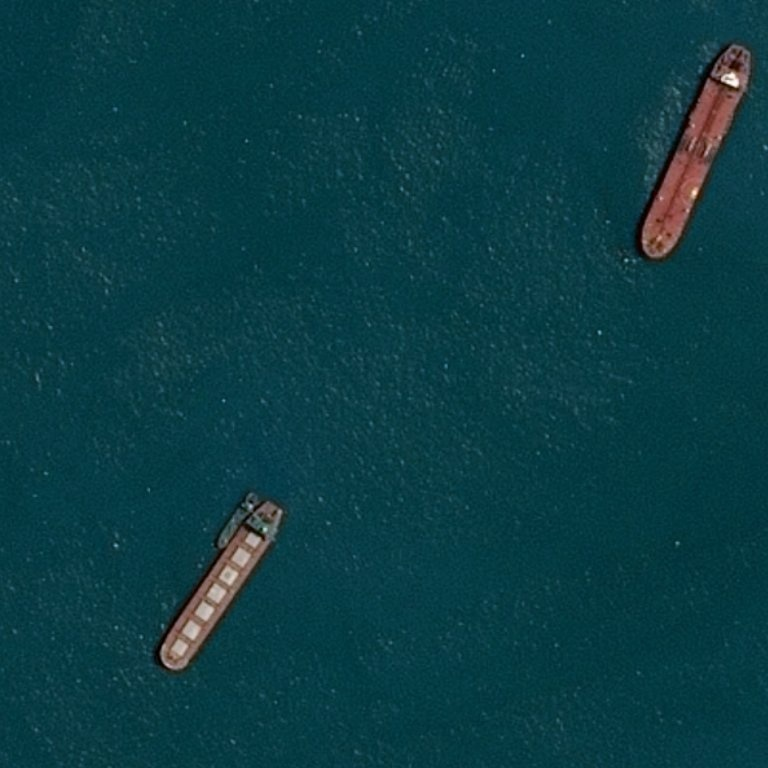
#> input picture 34b2f95c3.jpg, 768 x 768 px
$ jupyter execute --allow-errors 'Wits Integrated Experience 2019 (Computer Science).ipynb'   (shell and % lines are left out)   (older library calls are emulated)
#> lines starting #> are read from the running program, lines starting #| are printed output that depends on the picture
[cell 1]
# %matplotlib notebook

from IPython.display import HTML

HTML('''
<style>
.output_wrapper button.btn.btn-default,
.output_wrapper .ui-dialog-titlebar {
  display: none;
}
</style>
''')
import warnings; warnings.simplefilter('ignore')

# Introduction

In this activity, we'll be using satellite imagery to automatically detect objects in the ocean.

In order to do this, we need to develop a system that will detect water in an image.

# Colour Selection

Our satellite images are colour images. All colour images consist of three components: red, green and blue. The first step is to select which colours (or ratio of colours) we want to work with.

Click on the buttons below to select which colours you want. The image on the left is the original image, while the one on the right is the colour component you selected (note that the individual colour components render in greyscale!)

Think about the three colours and how they relate to land and water. We want an image that will separate the water from the land as best as possible. But how do we know which one is best?

The histogram graph below shows the frequency of the pixel brightness in the new image. **The best choices will result in a graph with two peaks (a bimodal graph), which correspond to land and water respectively!**

Once you've made your choice, move on to the next step.

[cell 2]
from __future__ import print_function
from ipywidgets import interact, interactive, fixed, interact_manual
import ipywidgets as widgets
from skimage.color import label2rgb

import numpy as np
import matplotlib.pyplot as plt
import math
from scipy import ndimage as ndi
from skimage import data
from skimage import io
from skimage import color
from IPython.display import HTML

global image_rgb
global image_hsv
global image
global image_cleaned
global threshold_value
global choice
global big_threshold
global closing_size

closing_size = 20
big_threshold = 500001
choice = "All RGB Bands"
threshold_value = 0
image_rgb = io.imread('34b2f95c3.jpg')
#> image_rgb is the input picture: shape (768, 768, 3); mean R, G, B 10.4, 60.5, 67.9
image_hsv = color.convert_colorspace(image_rgb, 'RGB', 'HSV')
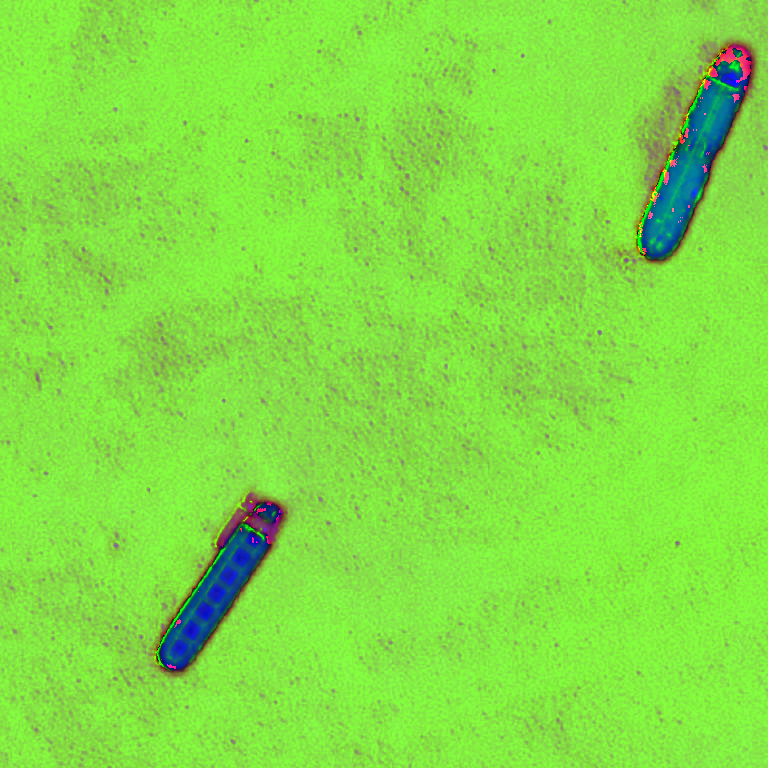
#> image_hsv: shape (768, 768, 3) float64; mean R, G, B 0.51, 0.881, 0.271
#> the sliders are set to c = <module 'ipywidgets.ToggleButt
image = image_rgb
training_years = range(1984, 2008)
testing_years = range(2008, 2030)

import warnings
warnings.filterwarnings("ignore")

def _select_bands(image_rgb, choice):
    epsilon = 1
    if choice == "All RGB Bands":
        image = color.rgb2grey(image_rgb) * 255
    elif choice == "Red Band":
        image = image_rgb[:, :, 0] * 255
    elif choice == "Green Band":
        image = image_rgb[:, :, 1] * 255
    elif choice == "Blue Band":
        image = image_rgb[:, :, 2] * 255
    elif choice == "All HSV Bands":
        image = color.rgb2grey(image_rgb) * 255
    elif choice == "Hue":
        image = image_rgb[:, :, 0] * 255
    elif choice == "Saturation":
        image = image_rgb[:, :, 1] * 255
    elif choice == "Value":
        image = image_rgb[:, :, 2] * 255
    elif choice == "Red-Green Ratio":
        image = np.log(image_rgb[:, :, 0] / (image_rgb[:, :, 1] + epsilon))
        image = image / image.max() * 255
    elif choice == "Red-Blue Ratio":
        image = image_rgb[:, :, 0] / (image_rgb[:, :, 2] + epsilon)
        image = image / image.max() * 255
    elif choice == "Green-Red Ratio":
        image = image_rgb[:, :, 1] / (image_rgb[:, :, 0] + epsilon)
        image = image / image.max() * 255
    elif choice == "Green-Blue Ratio":
        image = image_rgb[:, :, 1] / (image_rgb[:, :, 2] + epsilon)
        image = image / image.max() * 255
    elif choice == "Blue-Red Ratio":
        image = image_rgb[:, :, 2] / (image_rgb[:, :, 0] + epsilon)
        image = image / image.max() * 255
    elif choice == "Blue-Green Ratio":
        image = image_rgb[:, :, 2] / (image_rgb[:, :, 1] + epsilon)
        image = image / image.max() * 255
    else:
        raise ValueError
    return image


# [19 lines left out: functions segment_image, _calculate_area, not called in this run]

[cell 3]
def select_bands(c):

    global image
    global image_rgb
    global choice
    choice = c
    image = _select_bands(image_rgb, c)


    fig = plt.figure(figsize=(12, 10))
    ax1 = fig.add_subplot(2,2,1)
    ax1.set_title("Original Image")
    ax1.imshow(image_rgb, cmap=plt.cm.gray, interpolation='nearest')
    ax2 = fig.add_subplot(2,2,2)
    ax2.set_title("New Image")
    ax2.imshow(image, cmap=plt.cm.gray, interpolation='nearest')
    ax3 = fig.add_subplot(2,2,3)
    hist = np.histogram(image, bins=np.arange(0, 256))
    ax3.set_title("Histogram")

    plt.plot(hist[1][:-1], hist[0], lw=2)


    # [7 lines of commented-out code are left out]


buttons = widgets.ToggleButtons(
    #options=['All Bands', 'Red Band', 'Green Band', 'Blue Band', 'Red-Green Ratio', 'Red-Blue Ratio', 'Green-Red Ratio', 'Green-Blue Ratio','Blue-Red Ratio', 'Blue-Green Ratio'],
    options=['All RGB Bands', 'Red Band', 'Green Band', 'Blue Band'],
    description='Colours:',
    disabled=False,
    selected=2,
    button_style='',
)

#> (the rest of this cell did not finish here and is left out)

# Thresholding

We now pick which sections of the image are part of the lake, and which are part of the land. Drag the slider to select a value. All pixels with values greater than the threshold will be considered as the lake. Everything else is the land.

**Use the histogram above to select the threshold by picking a value in between the two peaks!**

Try pick the value so the image looks like the shape of the lake (remember that the lake has two islands!). Once you're satisfied, move to the next step. If the thresholding doesn't result in a lake-shaped image, you may have to pick different colours.

[cell 4]
def threshold(val):
    global threshold_value
    threshold_value = val

    fig = plt.figure(figsize=(9, 9))
    ax = fig.add_subplot(1,1,1)
    ax.set_title("Image after Thresholding")

    ax.imshow(image < val, cmap=plt.cm.gray, interpolation='nearest')

    #plt.imshow(image > val, cmap=plt.cm.gray, interpolation='nearest')


    #plt.show()
    #plt.tight_layout()

threshold_slider = widgets.IntSlider(
    value=0,
    min=0,
    max=255,
    step=1,
    description='Threshold:',
    disabled=False,
    continuous_update=False,
    orientation='horizontal',
    readout=True,
    readout_format='d'
)

interact(threshold, val=threshold_slider)
#> the sliders are set to val = 0
#> (the call stopped at in threshold, `fig = plt.figure(figsize=(9, 9))`: IPython is not available in this run)
#> the sliders are set to c = <module 'ipywidgets.ToggleButt

# Colour Spaces

Sometimes the RGB colour space doesn't represent the colours in an intuitive way, and it becomes difficult to separate out the objects. We can see from the images above, that regardless of which channel and threshold you pick there will be lots of noise around the objects that we're trying to detect.

Rather than representing images using the additive primary colours (Red-Green-Blue), we can use a different representation called HSV (Hue Saturation Value). The Hue refers to the colour, the saturation refers to the "greyness" and the value refers to the brightness.

<a href="https://commons.wikimedia.org/wiki/File:HSV_color_solid_cylinder.png"></a>

[cell 5]
def select_bands_hsv(c):

    global image
    global image_rgb
    global image_hsv
    global choice
    choice = c
    image = _select_bands(image_hsv, c)


    fig = plt.figure(figsize=(12, 10))
    ax1 = fig.add_subplot(2,2,1)
    ax1.set_title("Original Image")
    ax1.imshow(image_rgb, cmap=plt.cm.gray, interpolation='nearest')
    ax2 = fig.add_subplot(2,2,2)
    ax2.set_title("New Image")
    ax2.imshow(image, cmap=plt.cm.gray, interpolation='nearest')
    ax3 = fig.add_subplot(2,2,3)
    hist = np.histogram(image, bins=np.arange(0, 256))
    ax3.set_title("Histogram")
    ax3.set_ylim(0,2500)
    plt.plot(hist[1][:-1], hist[0], lw=2)


    # [7 lines of commented-out code are left out]


buttons = widgets.ToggleButtons(
    #options=['All Bands', 'Red Band', 'Green Band', 'Blue Band', 'Red-Green Ratio', 'Red-Blue Ratio', 'Green-Red Ratio', 'Green-Blue Ratio','Blue-Red Ratio', 'Blue-Green Ratio'],
    options=['All HSV Bands', 'Hue', 'Saturation', 'Value'],
    description='Colours:',
    disabled=False,
    selected=2,
    button_style='',
)

#> (the rest of this cell did not finish here and is left out)

[cell 6]
def threshold_hsv(val):
    global threshold_value
    threshold_value = val

    fig = plt.figure(figsize=(9, 9))
    ax = fig.add_subplot(1,1,1)
    ax.set_title("Image after Thresholding")

    ax.imshow(image < val, cmap=plt.cm.gray, interpolation='nearest')

    #plt.imshow(image > val, cmap=plt.cm.gray, interpolation='nearest')


    #plt.show()
    #plt.tight_layout()

threshold_slider = widgets.IntSlider(
    value=0,
    min=0,
    max=255,
    step=1,
    description='Threshold:',
    disabled=False,
    continuous_update=False,
    orientation='horizontal',
    readout=True,
    readout_format='d'
)

interact(threshold_hsv, val=threshold_slider)
#> the sliders are set to val = 0
#> (the call stopped at in threshold_hsv, `fig = plt.figure(figsize=(9, 9))`: IPython is not available in this run)

# Remove small holes

There may be small specks in the above image. To remove these artefacts, click on the button below which removes shapes smaller than a certain size. This will clean up the image a bit.

[cell 7]
from skimage import morphology
from skimage.morphology import disk

# [18 lines left out: function remove_small_objects, not called in this run]

    #ax.set_adjustable('box-forced')


button1 = widgets.Button(description="Click to clean image")
display(button1)
button1.on_click(remove_small_objects)

# Segmentation

Given the above image, we now find different connected clusters in the image, which we then label with different colours. Looking at the original images, we can expect three clusters: the land, the lake and the islands.

Click on the button below to segment the image into these different classes.

The left image shows the different classes. If everything has gone to plan, the right image should provide a nice outline of the lake.

If you're happy with the outline, move to the next step.

[cell 8]
# [55 lines left out: function segment, not called in this run]


button2 = widgets.Button(description="Click to segment")
display(button2)
button2.on_click(segment)

# More Images

Hopefully the settings that you have selected above provide good results. So let's try to apply these settings to some more images!

[cell 9]
# [17 lines left out: function apply_to_image, not called in this run]


def apply_image1(button):
    apply_to_image('b3e7f584b.jpg', button)

def apply_image2(button):
    apply_to_image('667f66910.jpg', button)

def apply_image4(button):
    apply_to_image('7ceb4bba7.jpg',button)

def apply_image3(button):
    apply_to_image('37a908fa1.jpg',button)


button3 = widgets.Button(description="Segment Image 1")
display(button3)
button3.on_click(apply_image1)

[cell 10]
button4 = widgets.Button(description="Segment Image 2")
display(button4)
button4.on_click(apply_image2)

# Land Removal

In images that have larges sections of land, our system will detect the land as a very large object. We know that we're actually looking for aeroplane debris that's a lot smaller, and so we can throw away these very large detected objects.

[cell 11]
def threshold_size(val):
    global big_threshold
    global image_cleaned
    if val >= 500000:
        return
    big_threshold = val
    image_cleaned = morphology.closing(image < threshold_value, disk(10))
    segment(None)
    # [12 lines of commented-out code are left out]

big_threshold_slider = widgets.IntSlider(
    value=500001,
    min=0,
    max=500000,
    step=25000,
    description='Size Threshold:',
    disabled=False,
    continuous_update=False,
    orientation='horizontal',
    readout=True,
    readout_format='d'
)

interact(threshold_size, val=big_threshold_slider)
#> the sliders are set to val = 500001
